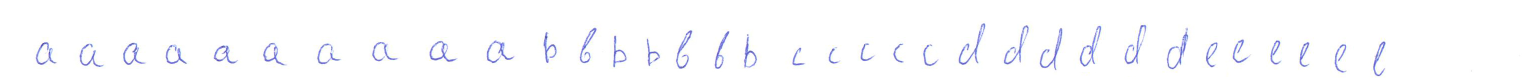
#> input picture resources/l1.jpg, 3043 x 164 px (shown at 1/2 size)
$ python main.py
#> lines starting #> are read from the running program, lines starting #| are printed output that depends on the picture; after the words box and inside, x2 and y2 are one past the last pixel; in counts of white or black regions, pixels touching at a corner belong together
from PIL import Image, ImageFilter
import numpy as np
import random
import os

input_file = 'input.txt'
output_folder = 'output'
backgrounds = [
    {
        'path': 'resources/bg1.jpg',
        'start_x': 20,
        'start_y': 130,
        'line_height': 118,
        'max_y': 2400
    },

    {
        'path': 'resources/bg2.jpg',
        'start_x': 250,
        'start_y': 100,
        'line_height': 118,
        'max_y': 2400
    }
]

def crop_img(image):
    pixels = image.load()

    w, h = image.size
    minw, minh = w, h
    maxw, maxh = 0, 0
    for i in range(w):
        for j in range(h):
            if pixels[i, j][3] != 0:
                minw, minh = min(minw, i), min(minh, j)
                maxw, maxh = max(maxw, i), max(maxh, j)

    return image.crop((minw, minh, maxw, maxh))

def load_letters(path, letters_map, maxh):
#> called with path = 'resources/l1.jpg', letters_map = 'aaaaaaaaaabbbbbbbcccccddddddeeeeee', maxh = 120
    img = Image.open(path).convert('RGBA')
    arr = np.array(np.asarray(img))

    r, g, b, a = np.rollaxis(arr ,axis=-1)
#> a: shape (164, 3043); every value is 255
    mask = ((r > 200) & (g > 200) & (b > 200))
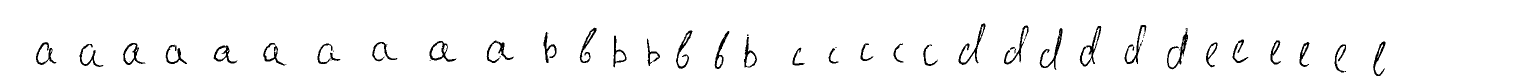
#> mask: shape (164, 3043) bool (shown at 1/2 size); 96.9% white; 50 black regions (13 under 20 px), largest, box (x1, y1, x2, y2) and area: (1917, 47, 1971, 130) 723, (2159, 52, 2203, 133) 715, (2334, 56, 2376, 139) 706
    arr[mask, 3]=0

    tr_img = Image.fromarray(arr, mode='RGBA')
    pixels = tr_img.load()
    w, h = tr_img.size
#> w = 3043; h = 164

    k = 0
    lin = -1
    for i in range(w):
        for j in range(h):
            if pixels[i, j][3] != 0:
                if lin == -1:
                    lin = i
                break
        else:
            if lin != -1:
                letter = tr_img.crop((lin, 0, i + 5, h))
                letter.thumbnail((w, maxh), Image.BICUBIC)
                letters[letters_map[k]] = letters.get(letters_map[k], []) + [crop_img(letter)]

                lin = -1
                k += 1

                if k >= len(letters_map):
                    return
#> after the loop, k = 34; letters = 5 items; lin = -1
#> call 2 of load_letters, with path = 'resources/l2.jpg', letters_map = 'ffffffffgggggghhhhhhhiiiiijjjjjkkkkkk', maxh = 120
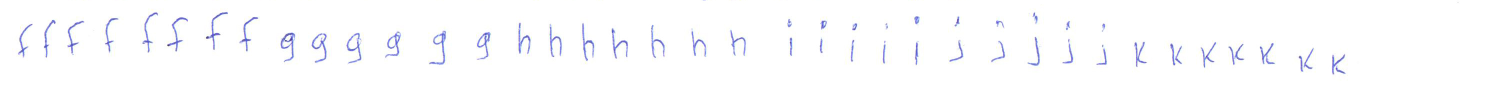
#> input picture resources/l2.jpg, 3016 x 177 px (shown at 1/2 size)
#> in load_letters (call 2), `r, g, b, a = np.rollaxis(arr ,axis=-1)`: a: shape (177, 3016); every value is 255
#> in load_letters (call 2), `mask = ((r > 200) & (g > 200) & (b > 200))`: mask: shape (177, 3016) bool; 97.4% white; 63 black regions (13 under 20 px), largest, box (x1, y1, x2, y2) and area: (561, 65, 590, 124) 581, (858, 62, 892, 129) 552, (623, 67, 653, 126) 497
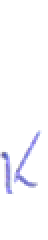
#> letter: PIL image 24x120 RGBA (shown 2 times larger); mean R, G, B, A 13.4, 13.4, 17.8, 12.6; transparent parts drawn white
#> after the loop, k = 37; letters = 11 items; lin = -1
#> call 3 of load_letters, with path = 'resources/l3.jpg', letters_map = 'llllllllmmmmmmmmnnnnnnooooooopppppp', maxh = 120
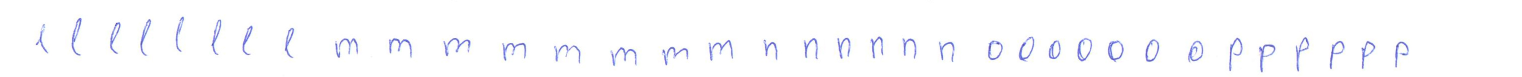
#> input picture resources/l3.jpg, 3043 x 154 px (shown at 1/2 size)
#> in load_letters (call 3), `r, g, b, a = np.rollaxis(arr ,axis=-1)`: a: shape (154, 3043); every value is 255
#> in load_letters (call 3), `mask = ((r > 200) & (g > 200) & (b > 200))`: mask: shape (154, 3043) bool; 96.9% white; 46 black regions (7 under 20 px), largest, box (x1, y1, x2, y2) and area: (2518, 89, 2551, 145) 498, (2216, 81, 2247, 124) 490, (1221, 95, 1273, 132) 475
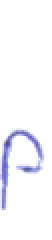
#> letter: PIL image 26x120 RGBA (shown 2 times larger); mean R, G, B, A 16.8, 17, 23.9, 18.9; transparent parts drawn white
#> after the loop, k = 35; letters = 16 items; lin = -1
#> call 4 of load_letters, with path = 'resources/l4.jpg', letters_map = 'qqqqqqqrrrrrrrrssssssstttttttuuuuuuu', maxh = 120
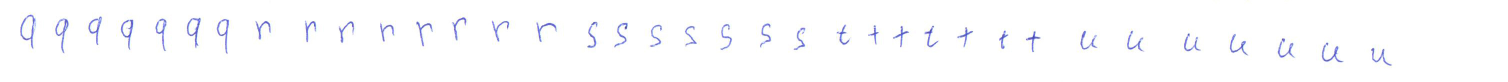
#> input picture resources/l4.jpg, 3016 x 164 px (shown at 1/2 size)
#> in load_letters (call 4), `r, g, b, a = np.rollaxis(arr ,axis=-1)`: a: shape (164, 3016); every value is 255
#> in load_letters (call 4), `mask = ((r > 200) & (g > 200) & (b > 200))`: mask: shape (164, 3016) bool; 97.6% white; 44 black regions (6 under 20 px), largest, box (x1, y1, x2, y2) and area: (40, 29, 72, 97) 526, (111, 37, 137, 106) 507, (374, 36, 401, 96) 484
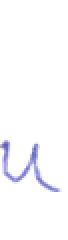
#> letter: PIL image 34x120 RGBA (shown 2 times larger); mean R, G, B, A 10.2, 10.3, 14, 10.6; transparent parts drawn white
#> after the loop, k = 36; letters = 21 items; lin = -1

def show_letters():
    global x, y
    for k, v in letters.items():
        for limg in v + [' '] + [random.choice(letters[x]) for x in '(' + str(len(v)) + ')']:
            if limg == ' ':
                x += 30
                continue

            ly = y - limg.size[1]
            if k in ['y', 'g', 'p', ',']:
                ly += 20

            bg.paste(limg, (x, ly), limg)
            x += limg.size[0] + 20

        x = 20
        y += 118 // 2

letters = {}
load_letters('resources/l1.jpg', 'aaaaaaaaaabbbbbbbcccccddddddeeeeee', 120)
load_letters('resources/l2.jpg', 'ffffffffgggggghhhhhhhiiiiijjjjjkkkkkk', 120)
load_letters('resources/l3.jpg', 'llllllllmmmmmmmmnnnnnnooooooopppppp', 120)
load_letters('resources/l4.jpg', 'qqqqqqqrrrrrrrrssssssstttttttuuuuuuu', 120)
#> (the run stopped early here; a loop or call above may not have finished)
